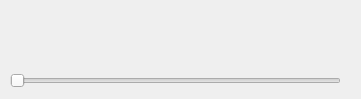
<?xml version="1.0" encoding="UTF-8"?>
<ui version="4.0">
 <class>QRecordDialog</class>
 <widget class="QDialog" name="QRecordDialog">
  <property name="geometry">
   <rect>
    <x>0</x>
    <y>0</y>
    <width>361</width>
    <height>99</height>
   </rect>
  </property>
  <property name="minimumSize">
   <size>
    <width>361</width>
    <height>99</height>
   </size>
  </property>
  <property name="maximumSize">
   <size>
    <width>361</width>
    <height>99</height>
   </size>
  </property>
  <property name="windowTitle">
   <string>Dialog</string>
  </property>
  <widget class="QSlider" name="horizontalSlider">
   <property name="geometry">
    <rect>
     <x>10</x>
     <y>70</y>
     <width>331</width>
     <height>22</height>
    </rect>
   </property>
   <property name="orientation">
    <enum>Qt::Horizontal</enum>
   </property>
  </widget>
  <widget class="QWidget" name="layoutWidget">
   <property name="geometry">
    <rect>
     <x>81</x>
     <y>1</y>
     <width>192</width>
     <height>70</height>
    </rect>
   </property>
   <layout class="QHBoxLayout" name="horizontalLayout">
    <item>
     <widget class="QPushButton" name="pushButton_back">
      <property name="text">
       <string/>
      </property>
      <property name="icon">
       <iconset resource="../qfi.qrc">
        <normaloff>:/qfi/images/back.png</normaloff>:/qfi/images/back.png</iconset>
      </property>
      <property name="iconSize">
       <size>
        <width>41</width>
        <height>41</height>
       </size>
      </property>
      <property name="autoDefault">
       <bool>false</bool>
      </property>
      <property name="flat">
       <bool>true</bool>
      </property>
     </widget>
    </item>
    <item>
     <widget class="QPushButton" name="pushButton_play">
      <property name="text">
       <string/>
      </property>
      <property name="icon">
       <iconset resource="../qfi.qrc">
        <normaloff>:/qfi/images/pause.png</normaloff>:/qfi/images/pause.png</iconset>
      </property>
      <property name="iconSize">
       <size>
        <width>60</width>
        <height>60</height>
       </size>
      </property>
      <property name="checkable">
       <bool>true</bool>
      </property>
      <property name="checked">
       <bool>false</bool>
      </property>
      <property name="autoExclusive">
       <bool>false</bool>
      </property>
      <property name="autoDefault">
       <bool>true</bool>
      </property>
      <property name="flat">
       <bool>true</bool>
      </property>
     </widget>
    </item>
    <item>
     <widget class="QPushButton" name="pushButton_ahead">
      <property name="text">
       <string/>
      </property>
      <property name="icon">
       <iconset resource="../qfi.qrc">
        <normaloff>:/qfi/images/ahead.png</normaloff>:/qfi/images/ahead.png</iconset>
      </property>
      <property name="iconSize">
       <size>
        <width>41</width>
        <height>41</height>
       </size>
      </property>
      <property name="autoDefault">
       <bool>false</bool>
      </property>
      <property name="flat">
       <bool>true</bool>
      </property>
     </widget>
    </item>
   </layout>
  </widget>
 </widget>
 <resources>
  <include location="../qfi.qrc"/>
 </resources>
 <connections/>
</ui>
